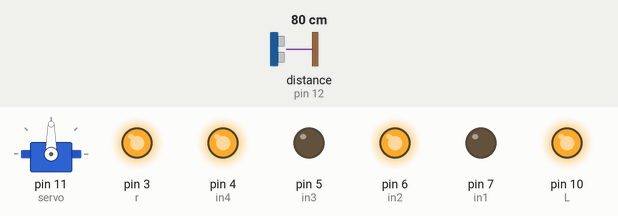
The sketch below on a simulated Arduino Uno, built with avr-gcc and run on an emulated ATmega328P. Parts: servo, output pins drawn as LEDs (lit = HIGH). The test bench sets the inputs (shaded band); at power-on: distance to the obstacle (sensor on pin 12) 80 cm. The echo pulse lasts 58.3 µs per cm.

Above: at 1.3 s.
1.4 s: distance to the obstacle (sensor on pin 12) set to 33 cm
2.9 s: distance to the obstacle (sensor on pin 12) set to 28 cm
At 3.9 s:
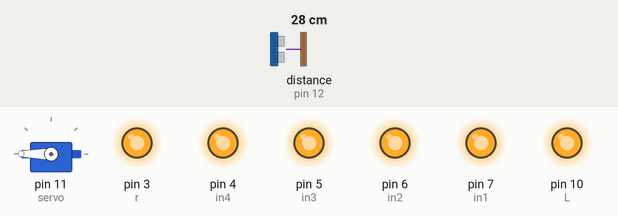
5.9 s: distance to the obstacle (sensor on pin 12) set to 35 cm
At 6.3 s:
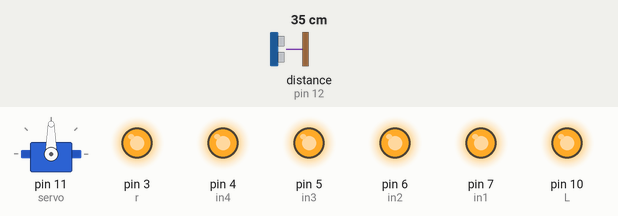
8.7 s: distance to the obstacle (sensor on pin 12) set to 2 cm
At 11.3 s:
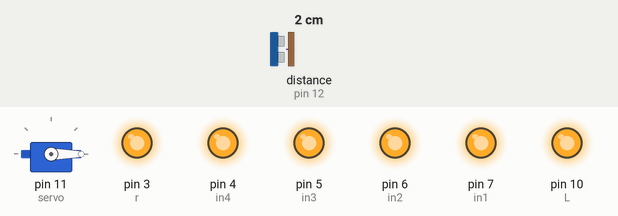
Timing chart, 0 to 12.7 s (numbered marks = the images above; inputs shaded):
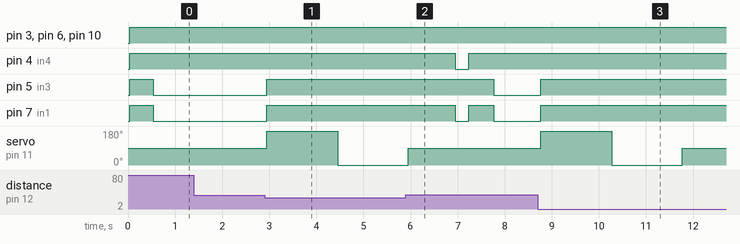

Measured:
- the behaviour switches between 31 and 30 cm on distance to the obstacle (sensor on pin 12) (found by bisection; images 0 and 1)
- after the input at 1.4 s, every drawn part: stays the same
- after the input at 2.9 s, pin 5 (in3), pin 7 (in1): LOW → HIGH after 0.05 s; servo on pin 11 (servo): 90° → 180° after 0.05 s, → 0° 1.5 s later
- after the input at 5.9 s, pin 5 (in3): HIGH → LOW after 1.9 s; servo on pin 11 (servo): goes on until 6.0 s, then stays 90°
- after the input at 8.7 s, pin 5 (in3), pin 7 (in1): LOW → HIGH after 0.07 s; servo on pin 11 (servo): 90° → 180° after 0.07 s, → 0° 1.5 s later, → 90° 1.5 s later

The sketch:

autobot.ino
```cpp
#include <NewPing.h>
#include "Servo.h"

Servo servo;

#define PIN_TRIG 13
#define PIN_ECHO 12
#define MAX_DISTANCE 300
NewPing sonar(PIN_TRIG, PIN_ECHO, MAX_DISTANCE);

int in1 = 7;
int in2 = 6;
int in3 = 5;
int in4 = 4;
int r = 3;
int L = 10;

int mils;


void setup() {
  Serial.begin(9600);
  servo.attach(11);
  //ставим серву на 90 градусов (прямо)
  servo.write(90);

  pinMode(in1, OUTPUT);
  pinMode(in2, OUTPUT);
  pinMode(in3, OUTPUT);
  pinMode(in4, OUTPUT);
  pinMode(r, OUTPUT);
  pinMode(L, OUTPUT);
}

void test() {


}

void backward() {
  stop();
  delay(100);
  digitalWrite(in1,HIGH);
  digitalWrite(in2, LOW);
  digitalWrite(in3, HIGH);
  digitalWrite(in4, LOW);
  digitalWrite(r, HIGH);
  digitalWrite(L, HIGH);
}

void stop() {
  digitalWrite(in1,HIGH);
  digitalWrite(in2, HIGH);
  digitalWrite(in3, HIGH);
  digitalWrite(in4, HIGH);
  digitalWrite(r, HIGH);
  digitalWrite(L, HIGH);
}

void left(int mils) {
  stop();
  delay(500);
  digitalWrite(in1,HIGH);
  digitalWrite(in2, LOW);
  digitalWrite(in3, LOW);
  digitalWrite(in4, HIGH);
  digitalWrite(r, HIGH);
  digitalWrite(L, HIGH);
  delay(mils);
  stop();
}


void right(int mils) {
  stop();
  delay(500);
  digitalWrite(in1,LOW);
  digitalWrite(in2, HIGH);
  digitalWrite(in3, HIGH);
  digitalWrite(in4, LOW);
  digitalWrite(r, HIGH);
  digitalWrite(L, HIGH);
  delay(mils);
  stop();
}

void forward() {
  stop();
  delay(500);
  digitalWrite(in1,LOW);
  digitalWrite(in2, HIGH);
  digitalWrite(in3, LOW);
  digitalWrite(in4, HIGH);
  digitalWrite(L, HIGH);
  digitalWrite(r, HIGH);
}


void loop() {
  delay(30);
  int forward_free = sonar.ping_cm();
  forward();
  while (forward_free > 30 || forward_free == 0) {
      delay(30);
      forward_free = sonar.ping_cm();
      delay(30);
    }
  stop();
  int side = servo_move();
  if (side == 1) {left(280);}
  if (side == 0) {right(280);}

}

int servo_move() {
  servo.write(180);
  delay(500);
  int left = sonar.ping_cm();
  delay(1000);

  servo.write(0);
  delay(500);
  int right = sonar.ping_cm();
  delay(1000);

  servo.write(90);
  delay(500);
  if (left > right || left == 0) {
    return 1;
    }

  return 0;
}
```
